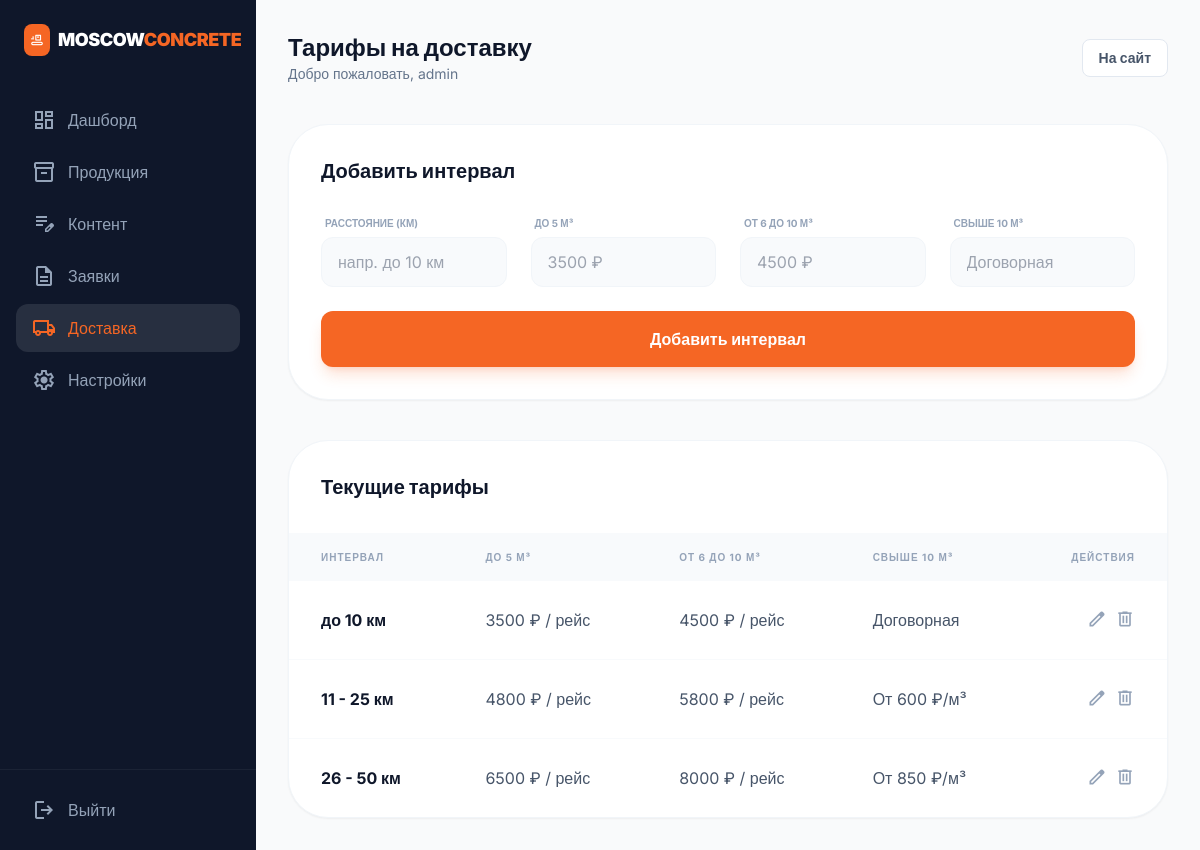
Screenshot of /admin/delivery.php (signed in) with the database file from the repository.
### tables this page shows
CREATE TABLE delivery_rates (
        id INTEGER PRIMARY KEY AUTOINCREMENT,
        range_text TEXT,
        price_small TEXT,
        price_medium TEXT,
        price_large TEXT
    );

### admin/delivery.php (the view, shortened to what this page needs)
<?php
require_once '../includes/config.php';
$title = 'Тарифы на доставку';
include 'includes/header.php';
$rates = $pdo->query("SELECT * FROM delivery_rates")->fetchAll();
$edit_rate = null;
?>
<div class="space-y-10">
    <div class="bg-white p-8 rounded-[2.5rem] border border-slate-100 shadow-sm">
        <h3 class="text-xl font-black text-slate-900 mb-6"><?php echo $edit_rate ? 'Редактировать интервал' : 'Добавить интервал'; ?></h3>
        <form method="POST" class="grid grid-cols-1 md:grid-cols-4 gap-6">
            <div class="space-y-1">
                <label class="text-[10px] font-bold text-slate-400 uppercase ml-1">Расстояние (км)</label>
                <input name="range_text" required value="<?php echo $edit_rate['range_text'] ?? ''; ?>" placeholder="напр. до 10 км" class="w-full bg-slate-50 border border-slate-100 rounded-xl px-4 py-3 outline-none focus:ring-2 focus:ring-primary/20"/>
            </div>
            <div class="space-y-1">
                <label class="text-[10px] font-bold text-slate-400 uppercase ml-1">до 5 м³</label>
                <input name="price_small" required value="<?php echo $edit_rate['price_small'] ?? ''; ?>" placeholder="3500 ₽" class="w-full bg-slate-50 border border-slate-100 rounded-xl px-4 py-3 outline-none focus:ring-2 focus:ring-primary/20"/>
            </div>
            <div class="space-y-1">
                <label class="text-[10px] font-bold text-slate-400 uppercase ml-1">от 6 до 10 м³</label>
                <input name="price_medium" required value="<?php echo $edit_rate['price_medium'] ?? ''; ?>" placeholder="4500 ₽" class="w-full bg-slate-50 border border-slate-100 rounded-xl px-4 py-3 outline-none focus:ring-2 focus:ring-primary/20"/>
            </div>
            <div class="space-y-1">
                <label class="text-[10px] font-bold text-slate-400 uppercase ml-1">Свыше 10 м³</label>
                <input name="price_large" required value="<?php echo $edit_rate['price_large'] ?? ''; ?>" placeholder="Договорная" class="w-full bg-slate-50 border border-slate-100 rounded-xl px-4 py-3 outline-none focus:ring-2 focus:ring-primary/20"/>
            </div>
            <div class="md:col-span-4 flex gap-4">
                <button type="submit" class="flex-1 bg-primary text-white font-bold py-4 rounded-xl shadow-lg shadow-primary/20">
                    <?php echo $edit_rate ? 'Обновить интервал' : 'Добавить интервал'; ?>
                </button>
            </div>
        </form>
    </div>
    <div class="bg-white rounded-[2.5rem] border border-slate-100 shadow-sm overflow-hidden">
        <div class="p-8 border-b border-slate-50">
            <h3 class="text-xl font-black text-slate-900">Текущие тарифы</h3>
        </div>
        <div class="overflow-x-auto">
            <table class="w-full text-left">
                <thead>
                    <tr class="bg-slate-50 text-slate-400 text-[10px] font-black uppercase tracking-widest">
                        <th class="px-8 py-4">Интервал</th>
                        <th class="px-8 py-4">до 5 м³</th>
                        <th class="px-8 py-4">от 6 до 10 м³</th>
                        <th class="px-8 py-4">Свыше 10 м³</th>
                        <th class="px-8 py-4 text-right">Действия</th>
                    </tr>
                </thead>
                <tbody class="divide-y divide-slate-50">
                    <?php foreach ($rates as $rate): ?>
                    <tr class="hover:bg-slate-50/50 transition-colors">
                        <td class="px-8 py-6 font-bold text-slate-900"><?php echo htmlspecialchars($rate['range_text']); ?></td>
                        <td class="px-8 py-6 text-slate-600"><?php echo htmlspecialchars($rate['price_small']); ?></td>
                        <td class="px-8 py-6 text-slate-600"><?php echo htmlspecialchars($rate['price_medium']); ?></td>
                        <td class="px-8 py-6 text-slate-600"><?php echo htmlspecialchars($rate['price_large']); ?></td>
                        <td class="px-8 py-6 text-right">
                            <div class="flex justify-end gap-2">
                                <a href="?edit=<?php echo $rate['id']; ?>" class="text-slate-400 hover:text-primary transition-colors">
                                    <span class="material-symbols-outlined text-xl">edit</span>
                                </a>
                                <a href="?delete=<?php echo $rate['id']; ?>" class="text-slate-400 hover:text-red-600 transition-colors" onclick="return confirm('Удалить?')">
                                    <span class="material-symbols-outlined text-xl">delete</span>
                                </a>
                            </div>
                        </td>
                    </tr>
                    <?php endforeach; ?>
                </tbody>
            </table>
        </div>
    </div>
</div>
<?php include 'includes/footer.php'; ?>

### admin/includes/header.php (shortened to what this page needs)
<!DOCTYPE html>
<html lang="ru">
<head>
    <script src="https://cdn.tailwindcss.com"></script>
</head>
<body class="bg-gray-50 flex min-h-screen">
    <aside class="w-64 bg-slate-900 text-white flex flex-col fixed h-full z-50">
        <div class="p-6">
            <div class="flex items-center gap-2 font-black text-lg tracking-tight">
                <div class="bg-primary p-1.5 rounded-lg">
                    <span class="material-symbols-outlined block text-sm">conveyor_belt</span>
                </div>
                <span>MOSCOW<span class="text-primary">CONCRETE</span></span>
            </div>
        </div>
        <nav class="flex-1 px-4 py-4 space-y-1">
            <a href="index.php" class="flex items-center gap-3 px-4 py-3 rounded-xl hover:bg-white/5 transition-colors <?php echo basename($_SERVER['PHP_SELF']) == 'index.php' ? 'bg-white/10 text-primary' : 'text-slate-400'; ?>">
                <span class="material-symbols-outlined">dashboard</span>
                <span class="font-medium">Дашборд</span>
            </a>
            <a href="products.php" class="flex items-center gap-3 px-4 py-3 rounded-xl hover:bg-white/5 transition-colors <?php echo basename($_SERVER['PHP_SELF']) == 'products.php' ? 'bg-white/10 text-primary' : 'text-slate-400'; ?>">
                <span class="material-symbols-outlined">inventory_2</span>
                <span class="font-medium">Продукция</span>
            </a>
            <a href="content.php" class="flex items-center gap-3 px-4 py-3 rounded-xl hover:bg-white/5 transition-colors <?php echo basename($_SERVER['PHP_SELF']) == 'content.php' ? 'bg-white/10 text-primary' : 'text-slate-400'; ?>">
                <span class="material-symbols-outlined">edit_note</span>
                <span class="font-medium">Контент</span>
            </a>
            <a href="leads.php" class="flex items-center gap-3 px-4 py-3 rounded-xl hover:bg-white/5 transition-colors <?php echo basename($_SERVER['PHP_SELF']) == 'leads.php' ? 'bg-white/10 text-primary' : 'text-slate-400'; ?>">
                <span class="material-symbols-outlined">description</span>
                <span class="font-medium">Заявки</span>
            </a>
            <a href="delivery.php" class="flex items-center gap-3 px-4 py-3 rounded-xl hover:bg-white/5 transition-colors <?php echo basename($_SERVER['PHP_SELF']) == 'delivery.php' ? 'bg-white/10 text-primary' : 'text-slate-400'; ?>">
                <span class="material-symbols-outlined">local_shipping</span>
                <span class="font-medium">Доставка</span>
            </a>
            <a href="settings.php" class="flex items-center gap-3 px-4 py-3 rounded-xl hover:bg-white/5 transition-colors <?php echo basename($_SERVER['PHP_SELF']) == 'settings.php' ? 'bg-white/10 text-primary' : 'text-slate-400'; ?>">
                <span class="material-symbols-outlined">settings</span>
                <span class="font-medium">Настройки</span>
            </a>
        </nav>
        <div class="p-4 border-t border-white/5">
            <a href="logout.php" class="flex items-center gap-3 px-4 py-3 rounded-xl hover:bg-red-500/10 text-slate-400 hover:text-red-500 transition-colors">
                <span class="material-symbols-outlined">logout</span>
                <span class="font-medium">Выйти</span>
            </a>
        </div>
    </aside>
    <main class="ml-64 flex-1 p-8">
        <header class="flex justify-between items-center mb-10">
            <div>
                <h1 class="text-2xl font-black text-slate-900"><?php echo $title ?? 'Дашборд'; ?></h1>
                <p class="text-slate-500 text-sm">Добро пожаловать, <?php echo $_SESSION['admin_user']; ?></p>
            </div>
            <div class="flex items-center gap-4">
                <a href="../index.php" target="_blank" class="px-4 py-2 bg-white border border-slate-200 rounded-lg text-sm font-bold text-slate-600 hover:bg-slate-50 transition-colors">
                    На сайт
                </a>
            </div>
        </header>

### admin/includes/footer.php
    </main>
</body>
</html>

### admin/includes/header.php (style rules this page uses)
body { font-family: 'Inter', sans-serif; }
.material-symbols-outlined { font-variation-settings: 'FILL' 0, 'wght' 400, 'GRAD' 0, 'opsz' 24; }

### rows the page displays
delivery_rates: range_text "до 10 км", price_small "3500 ₽ / рейс", price_medium "4500 ₽ / рейс", price_large "Договорная"
delivery_rates: range_text "11 - 25 км", price_small "4800 ₽ / рейс", price_medium "5800 ₽ / рейс", price_large "От 600 ₽/м³"
delivery_rates: range_text "26 - 50 км", price_small "6500 ₽ / рейс", price_medium "8000 ₽ / рейс", price_large "От 850 ₽/м³"

### other values shown
$title "Тарифы на доставку"
$_SESSION['admin_user'] "admin"
